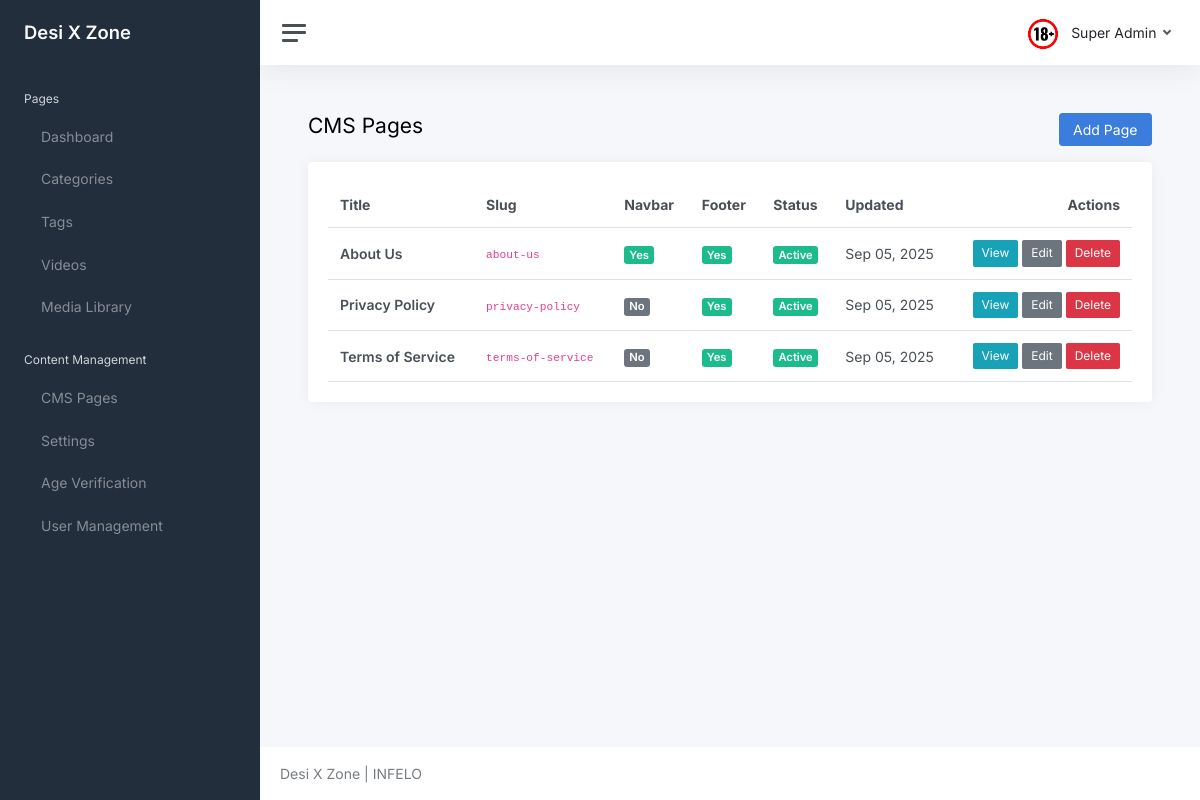
The app's page /core/cms/ (signed in) with its own data.
### core/models.py (models this page shows, shortened)
class Settings(models.Model):
	key = models.CharField(max_length=100, unique=True, help_text="Setting key (e.g., 'site_title', 'contact_email')")
	value = models.TextField(help_text="Setting value")
	description = models.TextField(blank=True, help_text="Description of what this setting does")
	created_at = models.DateTimeField(auto_now_add=True)
	updated_at = models.DateTimeField(auto_now=True)
	class Meta:
		ordering = ['key']
		verbose_name = "Setting"
		verbose_name_plural = "Settings"
	@classmethod
	def get_setting(cls, key, default=None):
		try:
			return cls.objects.get(key=key).value
		except cls.DoesNotExist:
			return default

class User(AbstractUser):
	username = None
	first_name = None
	last_name = None
	name = models.CharField(max_length=150, blank=True)
	email = models.EmailField(unique=True)
	is_freeze = models.BooleanField(default=False)
	is_email_verified = models.BooleanField(default=False)
	email_verification_token = models.CharField(max_length=100, blank=True, null=True)
	email_verification_created = models.DateTimeField(blank=True, null=True)
	is_staff = models.BooleanField(default=False, help_text="Designates whether the user can log into the admin site. Only activated users can access admin.")
	USERNAME_FIELD = 'email'
	REQUIRED_FIELDS = []

class CMS(models.Model):
	title = models.CharField(max_length=200, help_text="Page title")
	slug = models.SlugField(max_length=220, unique=True, help_text="URL slug for the page")
	content = models.TextField(help_text="Page content (HTML allowed)")
	in_navbar = models.BooleanField(default=False, help_text="Show this page in the main navigation")
	in_footer = models.BooleanField(default=False, help_text="Show this page in the footer")
	is_active = models.BooleanField(default=True, help_text="Is this page active and visible?")
	created_at = models.DateTimeField(auto_now_add=True)
	updated_at = models.DateTimeField(auto_now=True)
	class Meta:
		ordering = ['title']
		verbose_name = "CMS Page"
		verbose_name_plural = "CMS Pages"

### core/views.py (the view)
# urls.py: path('cms/', views.cms_list, name='cms_list'),
@login_required(login_url='login')
def cms_list(request):
	cms_pages = CMS.objects.all()
	context = {
		'cms_pages': cms_pages,
	}
	return render(request, 'core/cms_list.html', context)

### adulto/context_processors.py (called while the page is built)
def site_branding(request):
	return {
		"site_brand": getattr(settings, "SITE_BRAND", "Desi X Zone"),
		"site_logo_url": getattr(settings, "SITE_LOGO_URL", "/static/logo.png"),
	}

### core/models.py (called while the page is built)
	@classmethod
	def get_active(cls):
		try:
			return cls.objects.filter(is_active=True).first()
		except:
			return None

### templates/core/cms_list.html
{% extends 'core/layout/base.html' %}
{% block content %}
<div class="container-fluid p-0">
    <div class="d-flex justify-content-between align-items-center mb-3">
        <h1 class="h3 d-inline align-middle">CMS Pages</h1>
        <a class="btn btn-primary" href="{% url 'cms_create' %}">Add Page</a>
    </div>
    <div class="card">
        <div class="card-body">
            <table class="table table-hover my-0">
                <thead>
                    <tr>
                        <th>Title</th>
                        <th>Slug</th>
                        <th>Navbar</th>
                        <th>Footer</th>
                        <th>Status</th>
                        <th>Updated</th>
                        <th class="text-end">Actions</th>
                    </tr>
                </thead>
                <tbody>
                    {% for page in cms_pages %}
                    <tr>
                        <td>
                            <strong>{{ page.title }}</strong>
                        </td>
                        <td>
                            <code>{{ page.slug }}</code>
                        </td>
                        <td>
                            {% if page.in_navbar %}
                                <span class="badge bg-success">Yes</span>
                            {% else %}
                                <span class="badge bg-secondary">No</span>
                            {% endif %}
                        </td>
                        <td>
                            {% if page.in_footer %}
                                <span class="badge bg-success">Yes</span>
                            {% else %}
                                <span class="badge bg-secondary">No</span>
                            {% endif %}
                        </td>
                        <td>
                            {% if page.is_active %}
                                <span class="badge bg-success">Active</span>
                            {% else %}
                                <span class="badge bg-danger">Inactive</span>
                            {% endif %}
                        </td>
                        <td>{{ page.updated_at|date:"M d, Y" }}</td>
                        <td class="text-end">
                            <a class="btn btn-sm btn-info" href="{% url 'cms_detail' page.slug %}" target="_blank">View</a>
                            <a class="btn btn-sm btn-secondary" href="{% url 'cms_update' page.id %}">Edit</a>
                            <a class="btn btn-sm btn-danger" href="{% url 'cms_delete' page.id %}">Delete</a>
                        </td>
                    </tr>
                    {% empty %}
                    <tr>
                        <td colspan="7" class="text-center text-muted">No CMS pages found</td>
                    </tr>
                    {% endfor %}
                </tbody>
            </table>
        </div>
    </div>
</div>
{% endblock %}

### templates/core/layout/base.html (shortened to what this page needs)
<!DOCTYPE html>
<html lang="en">
<head>
    <link href="/static/core/css/app.css" rel="stylesheet">
</head>
<body>
    <div class="wrapper">
        {% include 'core/layout/sidebar.html' %}
        <div class="main">
            {% include 'core/layout/header.html' %}
            <main class="content">
                {% block content %}{% endblock %}
            </main>
            <footer class="footer">
                <div class="container-fluid">
                    <div class="row text-muted">
                        <div class="col-6 text-start">
                            <p class="mb-0">
                                {{ site_brand }} | INFELO
                            </p>
                        </div>
                    </div>
                </div>
            </footer>
        </div>
    </div>
</body>
</html>

### templates/core/layout/sidebar.html (shortened to what this page needs)
<nav id="sidebar" class="sidebar js-sidebar">
    <div class="sidebar-content js-simplebar">
        <a class="sidebar-brand" href="index.html">
            <span class="align-middle">{{ site_brand }}</span>
        </a>
        <ul class="sidebar-nav">
            <li class="sidebar-header">
                Pages
            </li>
            <li class="sidebar-item">
                <a class="sidebar-link" href="{% url 'dashboard' %}">
                     <span
                        class="align-middle">Dashboard</span>
                </a>
            </li>
            <li class="sidebar-item">
                <a class="sidebar-link" href="{% url 'category_list' %}">
                     <span
                        class="align-middle">Categories</span>
                </a>
            </li>
            <li class="sidebar-item">
                <a class="sidebar-link" href="{% url 'tag_list' %}">
                     <span
                        class="align-middle">Tags</span>
                </a>
            </li>
            <li class="sidebar-item">
                <a class="sidebar-link" href="{% url 'video_list' %}">
                     <span
                        class="align-middle">Videos</span>
                </a>
            </li>
            <li class="sidebar-item">
                <a class="sidebar-link" href="{% url 'media_library' %}">
                     <span
                        class="align-middle">Media Library</span>
                </a>
            </li>
            <li class="sidebar-header">
                Content Management
            </li>
            <li class="sidebar-item">
                <a class="sidebar-link" href="{% url 'cms_list' %}">
                     <span
                        class="align-middle">CMS Pages</span>
                </a>
            </li>
            <li class="sidebar-item">
                <a class="sidebar-link" href="{% url 'settings_list' %}">
                     <span
                        class="align-middle">Settings</span>
                </a>
            </li>
            <li class="sidebar-item">
                <a class="sidebar-link" href="{% url 'age_verification_list' %}">
                     <span
                        class="align-middle">Age Verification</span>
                </a>
            </li>
            <li class="sidebar-item">
                <a class="sidebar-link" href="{% url 'user_list' %}">
                     <span
                        class="align-middle">User Management</span>
                </a>
            </li>
        </ul>
    </div>
</nav>

### templates/core/layout/header.html (shortened to what this page needs)
<nav class="navbar navbar-expand navbar-light navbar-bg">
    <a class="sidebar-toggle js-sidebar-toggle">
        <i class="hamburger align-self-center"></i>
    </a>
    <div class="navbar-collapse collapse">
        <ul class="navbar-nav navbar-align">
            <li class="nav-item dropdown">
                <a class="nav-link dropdown-toggle d-none d-sm-inline-block" href="#"
                    data-bs-toggle="dropdown">
                    <img src="/static/core/logo.png" class="avatar img-fluid rounded me-1"
                        alt="" /> <span class="text-dark">{{ request.user.name }}</span>
                </a>
            </li>
        </ul>
    </div>
</nav>

### records on screen
Settings: value "Desi X Zone"
User: user.name "Super Admin"
CMS: title "About Us", slug "about-us", in_navbar "Yes", in_footer "Yes", is_active "Active", updated_at "Sep 05, 2025"
CMS: title "Privacy Policy", slug "privacy-policy", in_navbar "No", in_footer "Yes", is_active "Active", updated_at "Sep 05, 2025"
CMS: title "Terms of Service", slug "terms-of-service", in_navbar "No", in_footer "Yes", is_active "Active", updated_at "Sep 05, 2025"
